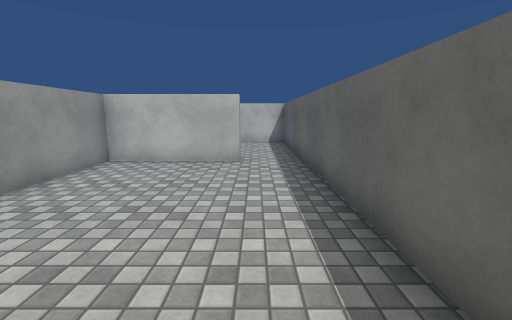
view 1 (above)

12 first-person views from a walk through a Unity game level. The camera is 1.4 m above the floor, tilts 10° down and sees 90° across. The floor is counted in squares, 1 m on a side. Each view is taken from the middle of a square. On the plan, view 1 faces up. The plan holds only what a view shows up to about 13 squares ahead; the rest is blank. The player character is not drawn. Surface patterns are stand-ins for the level's own textures.

view 2
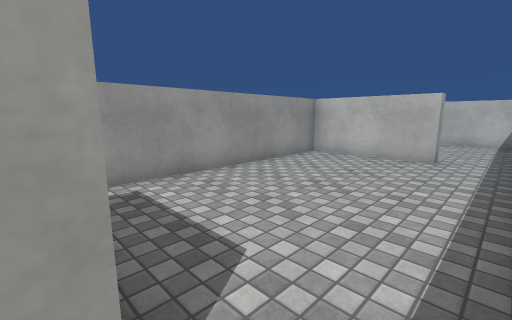

view 3
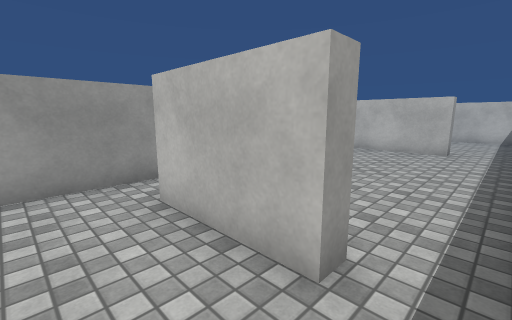

view 4
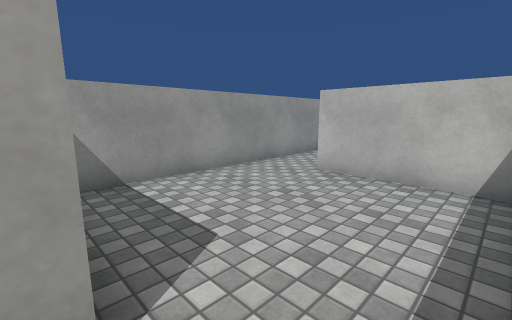

view 5
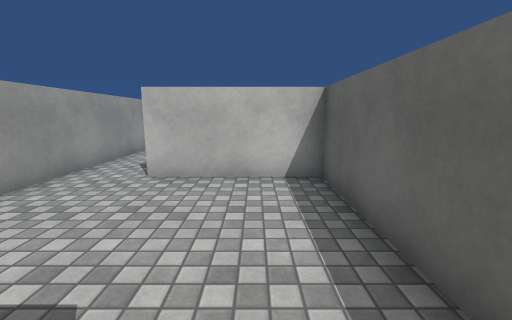

view 6
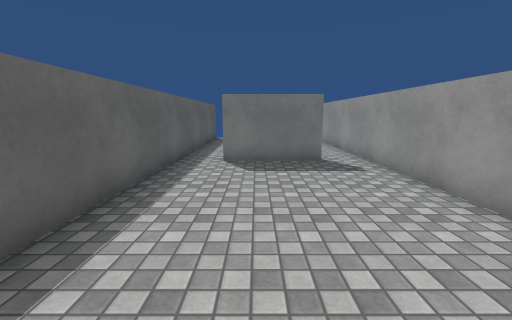

view 7
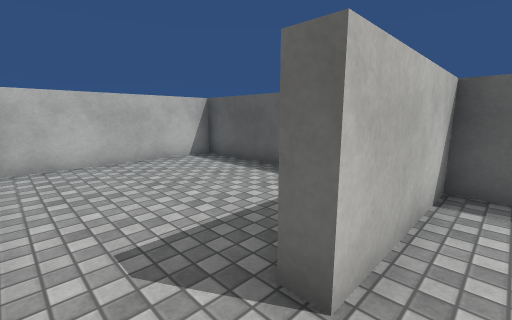

view 8
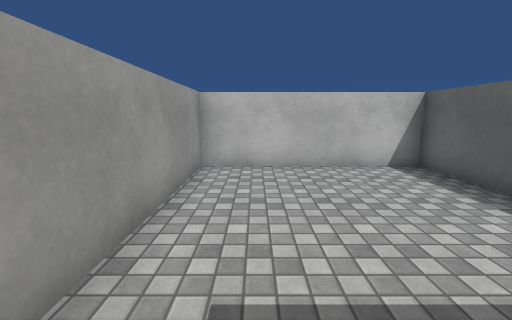

view 9
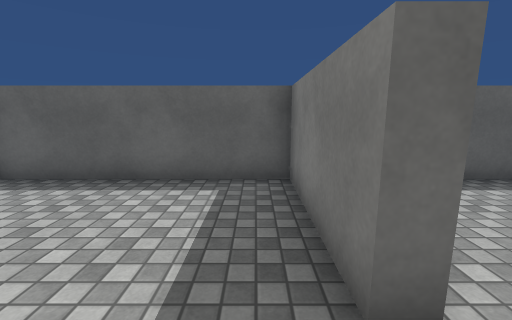

view 10
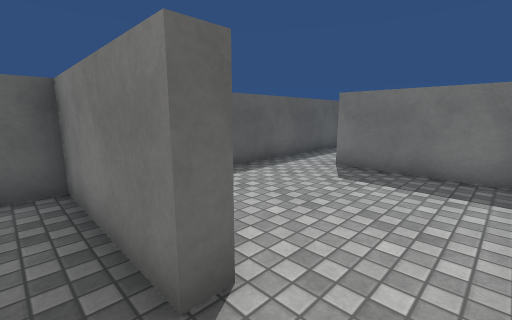

view 11
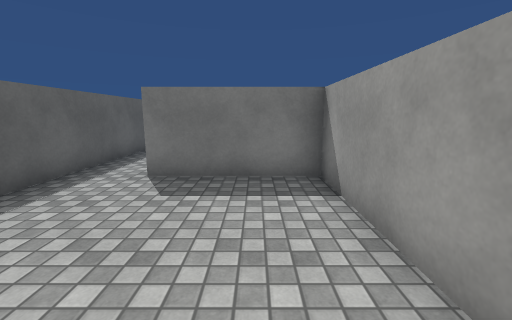

view 12
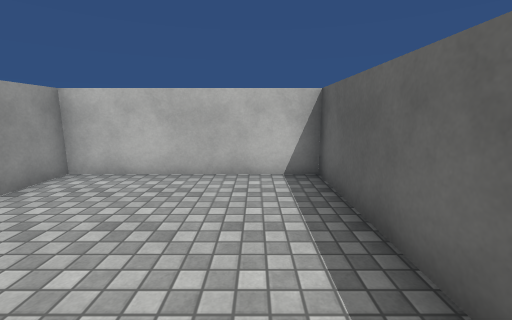

### Floor plan
Points are (right, up) in squares from view 1. A wall is a line through its corners. A room is listed if a view was taken in it or the views show most of it. See-through windows are left out.
Room 1 (views 1, 2, 6)
walls: (-3.1, -0.7) (0, -0.7) (0, -1.2); (-0.5, 7.8) (-4.5, 7.8) (-4.5, -1.5); (1.5, -1.6) (1.5, 7.6)
ways out: opening at (-4, -1) to room 2; opening at (0.5, -1) to room 2; opening at (0.5, 8) to room 3
Room 2 (view 3)
walls: (1.5, -6.1) (1.5, -1.6); (0, -1.2) (-3, -1.2); (-4.5, -1.5) (-4.5, -6.2)
ways out: opening at (-4, -1) to room 1; opening at (0.5, -1) to room 1
Room 3 (views 4, 5, 7)
walls: (1.5, 7.6) (1.5, 13.8) (-2.5, 13.8); (-4.5, 13.6) (-4.5, 8.2) (-0.5, 8.2) (-0.5, 7.8)
ways out: opening at (0.5, 8) to room 1; opening at (-3.5, 14) to room 4
Room 4 (views 8, 9, 10, 11, 12)
walls: (-2.5, 13.8) (-2.5, 14.2) (1.5, 14.2) (1.5, 21) (-4.5, 21) (-4.5, 13.6)
ways out: opening at (-3.5, 14) to room 3

Positions as (right, up) in squares from view 1, and headings:
1: (0, 0), facing up
2: (1, -1), facing up-left
3: (1, -3), facing up-left
4: (1, 8), facing up-left
5: (0, 8), facing up
6: (-1, 7), facing down
7: (-4, 13), facing up-right
8: (-3, 14), facing up
9: (-4, 15), facing right
10: (-4, 15), facing down-right
11: (-3, 14), facing down
12: (0, 15), facing up
